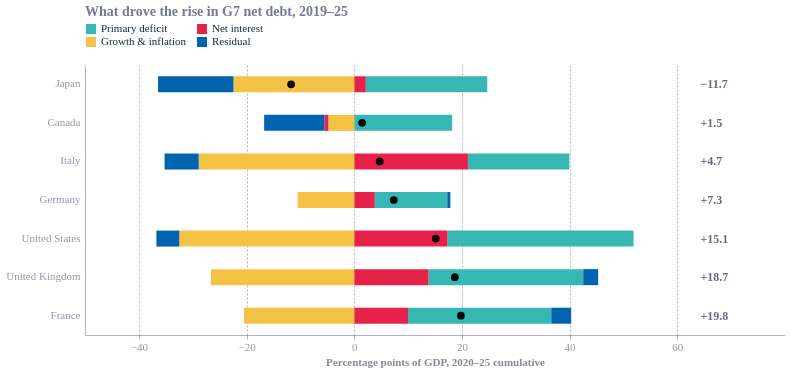

Notebook code for this chart:
### Code cell
p["nd_lag"] = p.groupby("country")["GGXWDN_NGDP"].shift(1)
p["c_primary"]  = -p.pb
p["c_interest"] = p.interest
p["c_growth"]   = -p.g/(1 + p.g) * p.nd_lag
p["c_sfa"] = (p.GGXWDN_NGDP - p.nd_lag) - (p.c_primary + p.c_interest + p.c_growth)
hist = p[p.year.between(2020, 2025)].groupby("country")[["c_primary", "c_interest", "c_growth", "c_sfa"]].sum()
hist["Total"] = hist.sum(axis=1)
print(hist.round(1))

h = hist.rename(columns={"c_primary": "Primary deficit", "c_interest": "Net interest",
                         "c_growth": "Growth & inflation", "c_sfa": "Residual"})
comps5 = ["Primary deficit", "Net interest", "Growth & inflation", "Residual"]
order5 = h.Total.sort_values().index.tolist()
lg = h.reset_index().melt(id_vars=["country", "Total"], value_vars=comps5, var_name="driver", value_name="pp")
bars5 = alt.Chart(lg).mark_bar(height=16).encode(
    y=alt.Y("country:N", sort=order5, title=None),
    x=alt.X("pp:Q", title="Percentage points of GDP, 2020–25 cumulative",
            scale=alt.Scale(domain=[-42, 75]), axis=alt.Axis(values=list(range(-40, 61, 20)))),
    color=alt.Color("driver:N", title=None, sort=comps5,
                    legend=alt.Legend(orient="top", direction="horizontal", columns=2)))
t5 = h.reset_index()[["country", "Total"]]
dots5 = alt.Chart(t5).mark_point(filled=True, color="black", size=60).encode(
    y=alt.Y("country:N", sort=order5), x="Total:Q")
lbl5 = alt.Chart(t5).mark_text(align="left", fontSize=12, fontWeight="bold").encode(
    y=alt.Y("country:N", sort=order5), x=alt.datum(63), text=alt.Text("Total:Q", format="+.1f"))
fig5 = (bars5 + dots5 + lbl5).properties(width=W, height=H, title="What drove the rise in G7 net debt, 2019–25")
save(fig5, "g7_fig05_net_debt_drivers"); dump(hist, "g7_fig05_net_debt_drivers")
fig5

### Figure 1 — Vega-Lite specification as saved in the notebook (floating-point values rounded to 4 significant figures)
{"config": {"font": "Circular Std", "text": {"color": "#676A86", "align": "left", "baseline": "middle", "dx": 7, "dy": 0, "fontSize": 11}, "view": {"stroke": null, "continuousWidth": 400, "continuousHeight": 300, "discreteWidth": 400, "discreteHeight": 300}, "range": {"category": ["#36B7B4", "#E6224B", "#F4C245", "#0063AF", "#00A767", "#179FDB", "#EB5C2E"], "diverging": ["#E6224B", "#E54753", "#C9C9C9", "#179FDB", "#122B39"], "heatmap": ["#C9C9C9", "#179FDB", "#0063AF", "#122B39"], "ordinal": ["#00A767", "#36B7B4", "#179FDB", "#0063AF", "#243B5A"]}, "bar": {"color": "#179fdb"}, "line": {"color": "#e6224b"}, "rule": {"color": "#676A86"}, "area": {"opacity": 0.3}, "point": {"filled": true, "size": 80, "color": "#e6224b", "opacity": 0.95}, "geoshape": {"stroke": "white", "strokeWidth": 0.3}, "rect": {"fill": "#d6d4d4", "opacity": 0.3}, "axis": {"labelColor": "#676A86", "labelFontSize": 11, "labelFont": "Circular Std", "labelOpacity": 0.7, "tickColor": "#676A86", "tickOpacity": 0.5, "domainColor": "#676A86", "domainOpacity": 0.5, "gridColor": "#676A86", "gridDash": [2, 2], "gridOpacity": 0.5, "title": null, "titleColor": "#676A86", "titleOpacity": 0.8, "tickSize": 4}, "axisXDiscrete": {"grid": false, "labelAngle": 0, "tickCount": 10, "tickOpacity": 0.5, "title": null}, "axisYDiscrete": {"ticks": false, "labelPadding": 5}, "axisXTemporal": {"grid": false, "ticks": true}, "axisXQuantitative": {"grid": true}, "axisYQuantitative": {"gridColor": "#676A86", "gridDash": [1, 5], "gridOpacity": 0.5, "ticks": false, "labelPadding": 5, "tickCount": 8, "titleAngle": 0, "titleAlign": "left", "titleBaseline": "bottom", "titleX": 0, "titleY": -5}, "title": {"color": "#676A86E6", "subtitleColor": "#676A86", "font": "Circular Std", "subtitleFont": "Circular Std", "anchor": "start", "fontSize": 14, "subtitleFontSize": 12, "subtitlePadding": 4, "offset": 0, "frame": "group"}, "legend": {"titleColor": "#122b39", "title": null, "labelColor": "#122b39", "labelFontSize": 11}}, "layer": [{"data": {"name": "data-66634074d0521ffc2b59a25cec9513e1"}, "mark": {"type": "bar", "height": 16}, "encoding": {"color": {"field": "driver", "legend": {"columns": 2, "direction": "horizontal", "orient": "top"}, "sort": ["Primary deficit", "Net interest", "Growth & inflation", "Residual"], "title": null, "type": "nominal"}, "x": {"axis": {"values": [-40, -20, 0, 20, 40, 60]}, "field": "pp", "scale": {"domain": [-42, 75]}, "title": "Percentage points of GDP, 2020–25 cumulative", "type": "quantitative"}, "y": {"field": "country", "sort": ["Japan", "Canada", "Italy", "Germany", "United States", "United Kingdom", "France"], "title": null, "type": "nominal"}}}, {"data": {"name": "data-639a9539a32f0499cc6575a217778ccd"}, "mark": {"type": "point", "color": "black", "filled": true, "size": 60}, "encoding": {"x": {"field": "Total", "type": "quantitative"}, "y": {"field": "country", "sort": ["Japan", "Canada", "Italy", "Germany", "United States", "United Kingdom", "France"], "type": "nominal"}}}, {"data": {"name": "data-639a9539a32f0499cc6575a217778ccd"}, "mark": {"type": "text", "align": "left", "fontSize": 12, "fontWeight": "bold"}, "encoding": {"text": {"field": "Total", "format": "+.1f", "type": "quantitative"}, "x": {"datum": 63}, "y": {"field": "country", "sort": ["Japan", "Canada", "Italy", "Germany", "United States", "United Kingdom", "France"], "type": "nominal"}}}], "height": 270, "title": "What drove the rise in G7 net debt, 2019–25", "width": 700, "$schema": "https://vega.github.io/schema/vega-lite/v6.4.1.json", "datasets": {"data-66634074d0521ffc2b59a25cec9513e1": [{"country": "Canada", "Total": 1.465, "driver": "Primary deficit", "pp": 18.2}, {"country": "France", "Total": 19.81, "driver": "Primary deficit", "pp": 26.6}, {"country": "Germany", "Total": 7.345, "driver": "Primary deficit", "pp": 13.46}, {"country": "Italy", "Total": 4.73, "driver": "Primary deficit", "pp": 18.84}, {"country": "Japan", "Total": -11.72, "driver": "Primary deficit", "pp": 22.56}, {"country": "United Kingdom", "Total": 18.68, "driver": "Primary deficit", "pp": 28.73}, {"country": "United States", "Total": 15.14, "driver": "Primary deficit", "pp": 34.56}, {"country": "Canada", "Total": 1.465, "driver": "Net interest", "pp": -0.758}, {"country": "France", "Total": 19.81, "driver": "Net interest", "pp": 9.994}, {"country": "Germany", "Total": 7.345, "driver": "Net interest", "pp": 3.815}, {"country": "Italy", "Total": 4.73, "driver": "Net interest", "pp": 21.11}, {"country": "Japan", "Total": -11.72, "driver": "Net interest", "pp": 2.147}, {"country": "United Kingdom", "Total": 18.68, "driver": "Net interest", "pp": 13.8}, {"country": "United States", "Total": 15.14, "driver": "Net interest", "pp": 17.32}, {"country": "Canada", "Total": 1.465, "driver": "Growth & inflation", "pp": -4.763}, {"country": "France", "Total": 19.81, "driver": "Growth & inflation", "pp": -20.48}, {"country": "Germany", "Total": 7.345, "driver": "Growth & inflation", "pp": -10.51}, {"country": "Italy", "Total": 4.73, "driver": "Growth & inflation", "pp": -28.88}, {"country": "Japan", "Total": -11.72, "driver": "Growth & inflation", "pp": -22.43}, {"country": "United Kingdom", "Total": 18.68, "driver": "Growth & inflation", "pp": -26.62}, {"country": "United States", "Total": 15.14, "driver": "Growth & inflation", "pp": -32.49}, {"country": "Canada", "Total": 1.465, "driver": "Residual", "pp": -11.21}, {"country": "France", "Total": 19.81, "driver": "Residual", "pp": 3.693}, {"country": "Germany", "Total": 7.345, "driver": "Residual", "pp": 0.5751}, {"country": "Italy", "Total": 4.73, "driver": "Residual", "pp": -6.342}, {"country": "Japan", "Total": -11.72, "driver": "Residual", "pp": -14.0}, {"country": "United Kingdom", "Total": 18.68, "driver": "Residual", "pp": 2.774}, {"country": "United States", "Total": 15.14, "driver": "Residual", "pp": -4.252}], "data-639a9539a32f0499cc6575a217778ccd": [{"country": "Canada", "Total": 1.465}, {"country": "France", "Total": 19.81}, {"country": "Germany", "Total": 7.345}, {"country": "Italy", "Total": 4.73}, {"country": "Japan", "Total": -11.72}, {"country": "United Kingdom", "Total": 18.68}, {"country": "United States", "Total": 15.14}]}}
